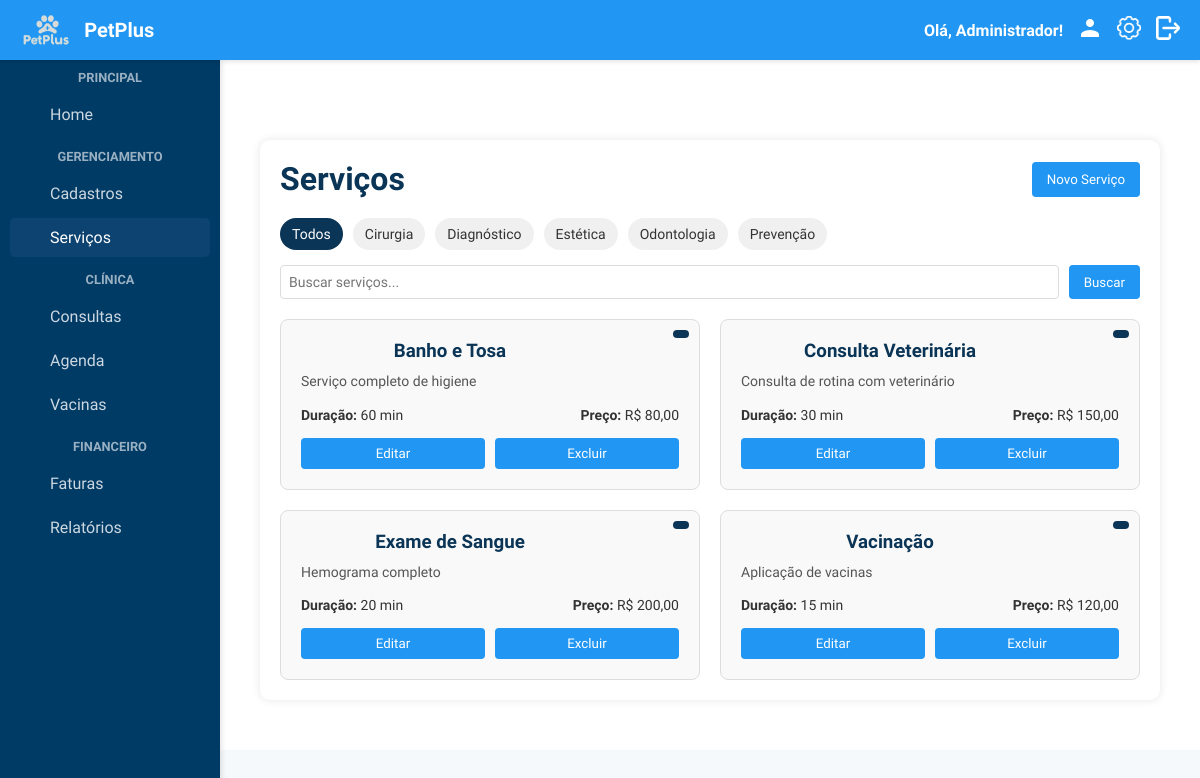
/servicos/servicos.php (signed in), run on the app's committed database.
### tables this page shows
CREATE TABLE Servicos (
    id_servico INT AUTO_INCREMENT PRIMARY KEY,
    nome VARCHAR(255) NOT NULL,
    descricao TEXT,
    preco DECIMAL(10, 2) NOT NULL,
    duracao INT NOT NULL COMMENT 'Duração em minutos',
    categoria VARCHAR(100) NOT NULL,  
    status_s VARCHAR(50) DEFAULT 'ativo',  
    data_criacao TIMESTAMP DEFAULT CURRENT_TIMESTAMP,
    data_atualizacao TIMESTAMP DEFAULT CURRENT_TIMESTAMP ON UPDATE CURRENT_TIMESTAMP
);

### servicos/servicos.php (the view, shortened to what this page needs)
<?php
require_once('../includes/header.php');
require_once('../includes/sidebar.php');
$conn = conecta_db();
$categoriasEstaticas = [
    'Prevenção',
    'Estética',
    'Diagnóstico',
    'Cirurgia',
    'Odontologia',
];
sort($categoriasEstaticas);
$servicos = [];
$sql = "SELECT id_servico, nome, descricao, preco, duracao, categoria, status_s FROM Servicos ORDER BY nome";
$result = $conn->query($sql);
if ($result) {
    if ($result->num_rows > 0) {
        while ($row = $result->fetch_assoc()) {
            $servicos[] = $row;
        }
    }
} else {
    error_log("Erro ao buscar serviços: " . $conn->error);
    $mensagem = "Erro ao carregar serviços do banco de dados.";
    $tipo_mensagem = "erro";
}
$categoriaFiltro = $_GET['categoria'] ?? '';
$termoBusca = $_GET['busca'] ?? '';
?>
<div class="container">
    <div class="card">
        <div class="header-card">
            <h1>Serviços</h1>
            <button class="btn-novo" onclick="abrirModalServico()">Novo Serviço</button>
        </div>
        <div class="filtro-container">
            <div class="categorias-filtro">
                <a href="servicos.php" class="categoria-item <?php echo empty($categoriaFiltro) ? 'ativo' : ''; ?>">Todos</a>
                <?php foreach ($categoriasEstaticas as $categoria):  ?>
                    <a href="?categoria=<?php echo urlencode($categoria); ?>" class="categoria-item <?php echo $categoriaFiltro === $categoria ? 'ativo' : ''; ?>">
                        <?php echo htmlspecialchars($categoria); ?>
                    </a>
                <?php endforeach; ?>
            </div>
            <form action="" method="GET" class="form-busca">
                <input type="text" name="busca" placeholder="Buscar serviços..." value="<?php echo htmlspecialchars($termoBusca); ?>">
                <button type="submit" class="btn-buscar">Buscar</button>
            </form>
        </div>
        <div class="servicos-grid">
            <?php if (empty($servicos)): ?>
                <div class="mensagem-vazia">
                    <p>Nenhum serviço encontrado.</p>
                </div>
            <?php else: ?>
                <?php foreach ($servicos as $servico): ?>
                    <div class="servico-card">
                        <div class="servico-categoria"><?php echo isset($servico['categoria']) ? htmlspecialchars($servico['categoria']) : 'N/A'; ?></div>
                        <h3><?php echo htmlspecialchars($servico['nome']); ?></h3>
                        <p class="servico-descricao"><?php echo htmlspecialchars($servico['descricao']); ?></p>
                        <div class="servico-detalhes">
                            <span><strong>Duração:</strong> <?php echo htmlspecialchars($servico['duracao']); ?> min</span>
                            <span><strong>Preço:</strong> R$ <?php echo number_format($servico['preco'], 2, ',', '.'); ?></span>
                        </div>
                        <div class="servico-acoes">
                            <button class="btn-editar" onclick="abrirModalServico(<?php echo htmlspecialchars($servico['id_servico']); ?>)">Editar</button>
                            <button class="btn-excluir" onclick="confirmarExclusao(<?php echo htmlspecialchars($servico['id_servico']); ?>)">Excluir</button>
                        </div>
                    </div>
                <?php endforeach; ?>
            <?php endif; ?>
        </div>
    </div>
</div>
</body>
</html>

### includes/header.php (shortened to what this page needs)
<?php
function determinarCaminhoBase() {
    $caminhoAtual = $_SERVER['SCRIPT_NAME'];
    $partesCaminho = explode('/', $caminhoAtual);
    array_pop($partesCaminho);
    $diretorioAtual = end($partesCaminho);
    $niveis = 0;
    if ($diretorioAtual != 'PetPlus' && $diretorioAtual != '') {
        $niveis = 1;
    }
    $caminhoBase = '';
    for ($i = 0; $i < $niveis; $i++) {
        $caminhoBase .= '../';
    }
    return $caminhoBase;
}
$caminhoBase = determinarCaminhoBase();
$nomeUsuario = isset($_SESSION['nome']) ? $_SESSION['nome'] : 'Usuário';
?>
<!DOCTYPE html>
<html lang="pt-br">
<head>
    <link rel="stylesheet" href="<?php echo $caminhoBase; ?>includes/temas.css">
    <link rel="stylesheet" href="<?php echo $caminhoBase; ?>includes/global.css">
</head>
<body>
    <header class="header">
        <a href="<?php echo $caminhoBase; ?>home/index.php" class="logo">
            <img src="<?php echo $caminhoBase; ?>Imagens/logo.png" alt="PetPlus Logo">
            <span>PetPlus</span>
        </a>
        <div class="usuario-acoes">
            <span class="usuario-nome">Olá, <?php echo htmlspecialchars($nomeUsuario); ?>!</span>
            <div class="dropdown">
                <img src="<?php echo $caminhoBase; ?>Imagens/usuario.png" alt="Usuário" class="dropdown-icon">
            </div>
            <div class="dropdown">
                <img src="<?php echo $caminhoBase; ?>Imagens/config.png" alt="Configurações" class="dropdown-icon">
            </div>
            <a href="<?php echo $caminhoBase; ?>home/logout.php">
                <img src="<?php echo $caminhoBase; ?>Imagens/sair.png" alt="Sair" class="dropdown-icon">
            </a>
        </div>
    </header>

### includes/sidebar.php (shortened to what this page needs)
<?php
function isActive($pagina) {
    $scriptName = $_SERVER['SCRIPT_NAME'];
    $currentPage = basename($scriptName);
    $checkPage = basename($pagina);
    return (strpos($currentPage, $checkPage) !== false) ? 'active' : '';
}
?>
<aside class="sidebar">
    <nav class="sidebar-menu">
        <div class="menu-category">
            <h3 class="category-title">Principal</h3>
            <a href="<?php echo $caminhoBase; ?>home/index.php" class="menu-item <?php echo isActive('home/index.php'); ?>">
                <span>Home</span>
            </a>
        </div>
        <div class="menu-category">
            <h3 class="category-title">Gerenciamento</h3>
            <a href="<?php echo $caminhoBase; ?>cadastrar_pet/cadastrar_pets.php" class="menu-item <?php echo isActive('cadastrar_pet/cadastrar_pets.php'); ?>">
                <span>Cadastros</span>
            </a>
            <a href="<?php echo $caminhoBase; ?>servicos/servicos.php" class="menu-item <?php echo isActive('servicos/servicos.php'); ?>">
                <span>Serviços</span>
            </a>
        </div>
        <div class="menu-category">
            <h3 class="category-title">Clínica</h3>
            <a href="<?php echo $caminhoBase; ?>historico_consultas/historico-consultas.php" class="menu-item <?php echo isActive('historico_consultas/historico-consultas.php'); ?>">
                <span>Consultas</span>
            </a>
            <a href="<?php echo $caminhoBase; ?>agenda/agenda.php" class="menu-item <?php echo isActive('fa-clipboard-list'); ?>">
                <span>Agenda</span>
            </a>
            <a href="<?php echo $caminhoBase; ?>vacinas_e_controle_do_peso/vacinas-peso.php" class="menu-item <?php echo isActive('vacinas_e_controle_do_peso/vacinas-peso.php'); ?>">
                <span>Vacinas</span>
            </a>
        </div>
        <div class="menu-category">
            <h3 class="category-title">Financeiro</h3>
            <a href="<?php echo $caminhoBase; ?>fatura_detalhada/fatura-detalhada.php" class="menu-item <?php echo isActive('fatura_detalhada/fatura-detalhada.php'); ?>">
                <span>Faturas</span>
            </a>
            <a href="<?php echo $caminhoBase; ?>relatorio_atendimentos/relatorio-atendimentos.php" class="menu-item <?php echo isActive('relatorio_atendimentos/relatorio-atendimentos.php'); ?>">
                <span>Relatórios</span>
            </a>
        </div>
    </nav>
</aside>

### includes/temas.css (style rules this page uses)
.tema-claro { --cor-fundo: #f6f9fc; --cor-texto: #333; --cor-primaria: #2196f3; --cor-secundaria: #0b3556; --cor-borda: #ddd; --cor-fundo-card: #fff; --cor-fundo-header: #2196f3; --cor-texto-header: #fff; }
body { background-color: var(--cor-fundo); color: var(--cor-texto); }
.header { background-color: var(--cor-fundo-header) !important; color: var(--cor-texto-header) !important; }
.container, .conteudo { background-color: var(--cor-fundo-card) !important; border-color: var(--cor-borda) !important; }
button, .btn-primary, .botao { background-color: var(--cor-primaria) !important; color: #fff !important; }
.header { transition: background-color 0.3s ease; }

### includes/global.css (style rules this page uses)
* { margin: 0; padding: 0; box-sizing: border-box; font-family: "Quicksand", sans-serif; }
body { background-color: #f6f9fc; padding-top: 60px; }
.container { margin-left: 220px; padding: 20px; transition: margin-left 0.3s; }
.card { background-color: #ffffff; padding: 30px; border-radius: 10px; box-shadow: 0 2px 8px rgba(0, 0, 0, 0.1); max-width: 900px; margin: 0 auto 30px; }
h1, h2, h3 { color: #003b66; text-align: center; margin-bottom: 20px; }
input, select, textarea { width: 100%; padding: 10px; border-radius: 6px; border: 1px solid #ccc; font-size: 14px; box-sizing: border-box; }

### includes/header.php (style rules this page uses)
.header { background-color: #2196f3; color: white; display: flex; align-items: center; justify-content: space-between; padding: 10px 20px; box-shadow: 0 2px 4px rgba(0,0,0,0.1); position: fixed; top: 0; left: 0; right: 0; z-index: 1000; height: 60px; }
.logo { display: flex; align-items: center; text-decoration: none; color: white; }
.logo img { height: 40px; margin-right: 10px; }
.logo span { font-size: 20px; font-weight: 700; }
.usuario-acoes { display: flex; align-items: center; gap: 15px; }
.dropdown { position: relative; display: inline-block; }
.dropdown-icon { width: 24px; height: 24px; cursor: pointer; }
.usuario-nome { font-weight: 600; }

### includes/sidebar.php (style rules this page uses)
.sidebar { width: 220px; background-color: #003b66; color: white; position: fixed; top: 60px; bottom: 0; left: 0; overflow-y: auto; z-index: 900; transition: width 0.3s; box-shadow: 2px 0 5px rgba(0,0,0,0.1); }
.menu-category { margin-bottom: 15px; padding: 0 10px; }
.category-title { font-size: 0.8rem; text-transform: uppercase; color: rgba(255,255,255,0.6); margin: 10px 0; padding: 0 10px; }
.menu-item { display: flex; align-items: center; padding: 10px; color: rgba(255,255,255,0.8); text-decoration: none; transition: all 0.2s; border-radius: 5px; margin-bottom: 5px; }
.menu-item.active { background-color: #0d4371; color: white; font-weight: 500; }

### data on the page
servicos: nome "Banho e Tosa", descricao "Serviço completo de higiene", duracao "60", preco "80,00"
servicos: nome "Consulta Veterinária", descricao "Consulta de rotina com veterinário", duracao "30", preco "150,00"
servicos: nome "Exame de Sangue", descricao "Hemograma completo", duracao "20", preco "200,00"
servicos: nome "Vacinação", descricao "Aplicação de vacinas", duracao "15", preco "120,00"

### other printed values
$nomeUsuario "Administrador"
$categoria "Cirurgia"
$categoria "Diagnóstico"
$categoria "Estética"
$categoria "Odontologia"
$categoria "Prevenção"
